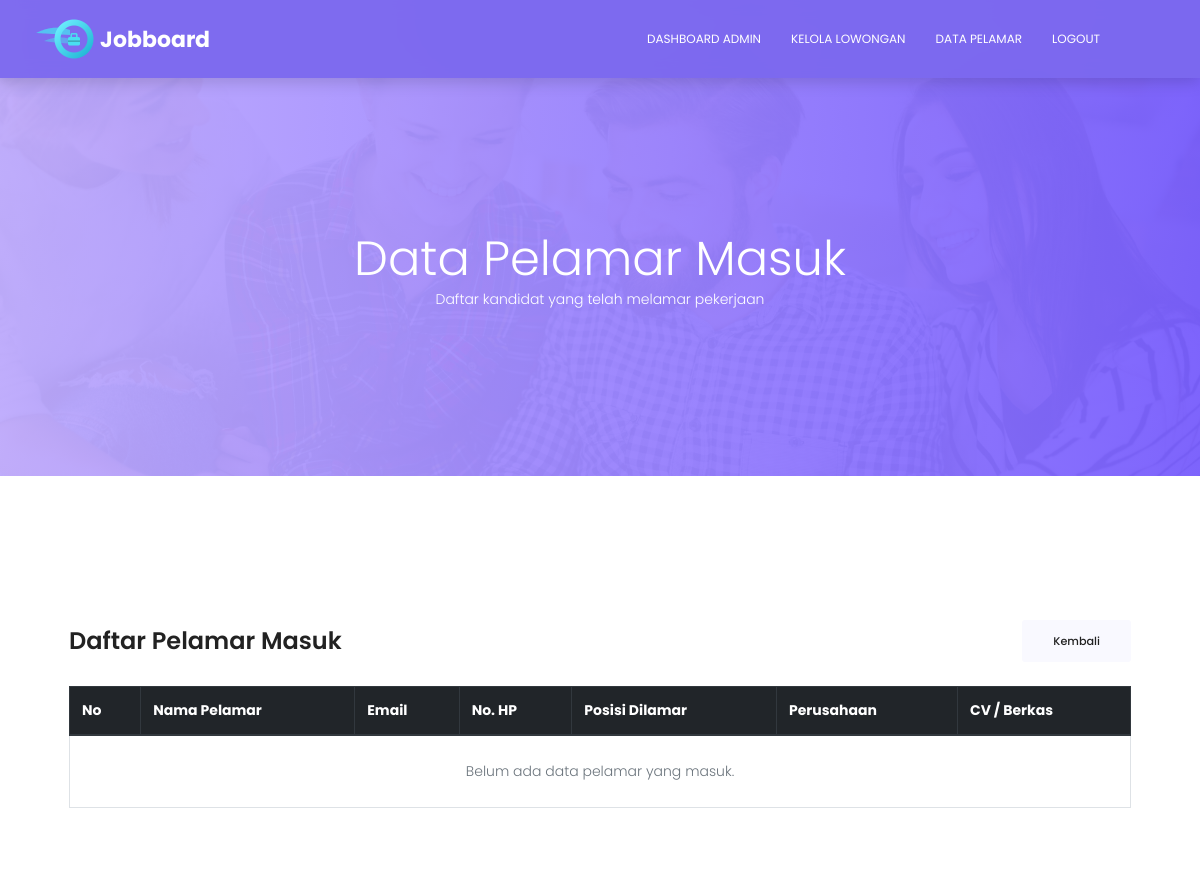
The app's page /data_pelamar.php (signed in), older data.
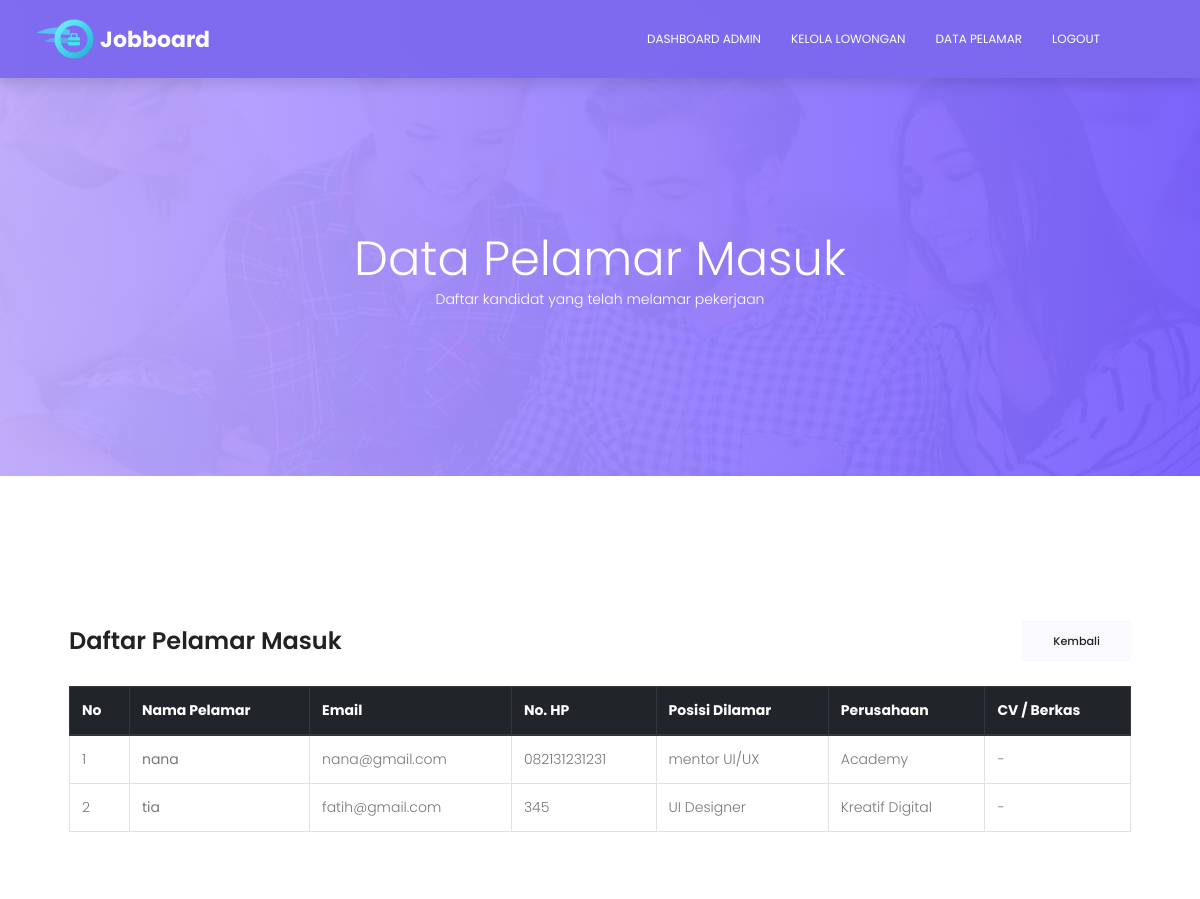
The same page, newer data.
### tables this page shows
CREATE TABLE `lamaran` (
  `id_lamaran` int(11) NOT NULL,
  `id_user` int(11) NOT NULL,
  `id_job` int(11) NOT NULL,
  `status` enum('Menunggu','Diproses','Diterima','Ditolak') DEFAULT 'Menunggu',
  `tanggal_lamar` timestamp NOT NULL DEFAULT current_timestamp()
);

CREATE TABLE `users` (
  `id` int(11) NOT NULL,
  `nama` varchar(100) NOT NULL,
  `email` varchar(100) NOT NULL,
  `no_hp` varchar(20) NOT NULL,
  `password` varchar(255) NOT NULL,
  `created_at` timestamp NOT NULL DEFAULT current_timestamp()
);

CREATE TABLE `jobs` (
  `id` int(11) NOT NULL,
  `judul_posisi` varchar(150) NOT NULL,
  `nama_perusahaan` varchar(150) NOT NULL,
  `deskripsi` text NOT NULL,
  `persyaratan` text DEFAULT NULL,
  `lokasi` varchar(100) NOT NULL,
  `kategori` varchar(100) NOT NULL,
  `category_id` int(11) DEFAULT NULL,
  `tipe` varchar(50) NOT NULL,
  `gaji_min` bigint(20) DEFAULT 0,
  `gaji_max` bigint(20) DEFAULT 0,
  `status` enum('Buka','Tutup') DEFAULT 'Buka',
  `created_at` timestamp NOT NULL DEFAULT current_timestamp()
);

### data_pelamar.php (the view, shortened to what this page needs)
<?php
include 'koneksi.php';
$cek_tabel = mysqli_query($conn, "SHOW TABLES LIKE 'lamaran'");
$query = false;
if ($cek_tabel && mysqli_num_rows($cek_tabel) > 0) {
    $query = mysqli_query($conn, "
        SELECT
            lamaran.*,
            users.nama AS nama_pelamar,
            users.email,
            users.no_hp,
            jobs.judul_posisi,
            jobs.nama_perusahaan
        FROM lamaran
        LEFT JOIN users ON lamaran.id_user = users.id
        LEFT JOIN jobs ON lamaran.id_job = jobs.id
        ORDER BY lamaran.id_lamaran DESC
    ");
}
?>
<!DOCTYPE html>
<html lang="id" class="no-js">
<head>
    <link rel="stylesheet" href="css/linearicons.css">
    <link rel="stylesheet" href="css/font-awesome.min.css">
    <link rel="stylesheet" href="css/bootstrap.css">
    <link rel="stylesheet" href="css/magnific-popup.css">
    <link rel="stylesheet" href="css/nice-select.css">
    <link rel="stylesheet" href="css/animate.min.css">
    <link rel="stylesheet" href="css/owl.carousel.css">
    <link rel="stylesheet" href="css/main.css">
</head>
<body>
    <header id="header">
        <div class="container">
            <div class="row align-items-center justify-content-between d-flex">
                <div id="logo">
                    <a href="index.php"><img src="img/logo.png" alt="JobBoard" title="" /></a>
                </div>
                <nav id="nav-menu-container">
                    <ul class="nav-menu">
                        <li><a href="dashboard_admin.php">Dashboard Admin</a></li>
                        <li><a href="kelola_lowongan.php">Kelola Lowongan</a></li>
                        <li class="menu-active"><a href="data_pelamar.php">Data Pelamar</a></li>
                        <li><a href="#" data-toggle="modal" data-target="#modalLogout">Logout</a></li>
                    </ul>
                </nav>
            </div>
        </div>
    </header>
    <section class="banner-area relative" id="home">
        <div class="overlay overlay-bg"></div>
        <div class="container">
            <div class="row d-flex align-items-center justify-content-center" style="min-height: 280px; padding-top: 80px;">
                <div class="about-content col-lg-12 text-center">
                    <h1 class="text-white">Data Pelamar Masuk</h1>
                    <p class="text-white">Daftar kandidat yang telah melamar pekerjaan</p>
                </div>
            </div>
        </div>
    </section>
    <section class="post-area section-gap">
        <div class="container">
            <div class="bg-white p-4 rounded shadow-sm">
                <div class="d-flex justify-content-between align-items-center mb-4 flex-wrap">
                    <h3 class="mb-2 mb-md-0">Daftar Pelamar Masuk</h3>
                    <a href="dashboard_admin.php" class="genric-btn default radius">Kembali</a>
                </div>
                <div class="table-responsive">
                    <table class="table table-bordered table-hover align-middle">
                        <thead class="thead-dark">
                            <tr>
                                <th>No</th>
                                <th>Nama Pelamar</th>
                                <th>Email</th>
                                <th>No. HP</th>
                                <th>Posisi Dilamar</th>
                                <th>Perusahaan</th>
                                <th>CV / Berkas</th>
                            </tr>
                        </thead>
                        <tbody>
                            <?php if ($query && mysqli_num_rows($query) > 0): ?>
                                <?php $no = 1; while ($row = mysqli_fetch_assoc($query)): ?>
                                <tr>
                                    <td><?= $no++ ?></td>
                                    <td><strong><?= htmlspecialchars($row['nama_pelamar'] ?? '-') ?></strong></td>
                                    <td><?= htmlspecialchars($row['email'] ?? '-') ?></td>
                                    <td><?= htmlspecialchars($row['no_hp'] ?? '-') ?></td>
                                    <td><?= htmlspecialchars($row['judul_posisi'] ?? '-') ?></td>
                                    <td><?= htmlspecialchars($row['nama_perusahaan'] ?? '-') ?></td>
                                    <td>
                                        <?php if (!empty($row['cv'])): ?>
                                            <a href="uploads/<?= htmlspecialchars($row['cv']) ?>" target="_blank" class="btn btn-info btn-sm">Lihat CV</a>
                                        <?php else: ?>
                                            <span class="text-muted">-</span>
                                        <?php endif; ?>
                                    </td>
                                </tr>
                                <?php endwhile; ?>
                            <?php else: ?>
                                <tr>
                                    <td colspan="7" class="text-center text-muted py-4">Belum ada data pelamar yang masuk.</td>
                                </tr>
                            <?php endif; ?>
                        </tbody>
                    </table>
                </div>
            </div>
        </div>
    </section>
</body>
</html>

### css/main.css (style rules this page uses)
body { color: #777777; font-family: "Poppins", sans-serif; font-size: 14px; font-weight: 300; line-height: 1.625em; position: relative; }
ol, ul { margin: 0; padding: 0; list-style: none; }
a { -webkit-transition: all 0.3s ease 0s; -moz-transition: all 0.3s ease 0s; -o-transition: all 0.3s ease 0s; transition: all 0.3s ease 0s; }
a, a:focus, a:hover { text-decoration: none; outline: 0; }
h1, h2, h3, h4, h5, h6 { font-family: "Poppins", sans-serif; color: #222222; line-height: 1.2em !important; margin-bottom: 0; margin-top: 0; font-weight: 600; }
h1, .h1 { font-size: 36px; }
h3, .h3 { font-size: 24px; }
td, th { border-radius: 0px; }
.text-white { color: #fff; }
.text-center { text-align: center; }
.flex-wrap { -webkit-flex-wrap: wrap; -moz-flex-wrap: wrap; -ms-flex-wrap: wrap; flex-wrap: wrap; }
.relative { position: relative; }
.overlay { position: absolute; left: 0; right: 0; top: 0; bottom: 0; }
h1 { font-size: 36px; }
h3 { font-size: 24px; }
h1, h2, h3, h4, h5, h6 { line-height: 1.5em; }
.genric-btn { display: inline-block; outline: none; line-height: 40px; padding: 0 30px; font-size: .8em; text-align: center; text-decoration: none; font-weight: 500; cursor: pointer; -webkit-transition: all 0.3s ease 0s; -moz-transition: all 0.3s ease 0s; -o-transition: all 0.3s ease 0s; transition: all 0.3s ease 0s; }
.genric-btn.radius { border-radius: 3px; }
.genric-btn.default { color: #222222; background: #f9f9ff; border: 1px solid transparent; }
#header { padding: 14px 0; position: fixed; left: 0; top: 0; right: 0; transition: all 0.5s; z-index: 997; }
#header #logo img { padding: 0; margin: 0; }
.nav-menu, .nav-menu * { margin: 0; padding: 0; list-style: none; }
.nav-menu li { position: relative; white-space: nowrap; }
.nav-menu > li { float: left; }
#nav-menu-container { margin: 0; }
@media (min-width: 1024px) { #nav-menu-container { padding-right: 60px; } }
.nav-menu a { padding: 6px 10px; text-decoration: none; display: inline-block; color: #fff; font-weight: 400; font-size: 12px; text-transform: uppercase; outline: none; }
.nav-menu > li { margin-left: 10px; }
.section-gap { padding: 120px 0; }
.p1-gradient-bg, .banner-area .overlay-bg, .sidebar .single-slidebar .cat-list li:hover, .callto-action-area, .single-price:hover .price-bottom, .single-service:hover, .submit-right, .submit-left, .contact-btns, .form-area .primary-btn { background-image: -moz-linear-gradient(0deg, #bfacff 0%, #795fff 100%); background-image: -webkit-linear-gradient(0deg, #bfacff 0%, #795fff 100%); background-image: -ms-linear-gradient(0deg, #bfacff 0%, #795fff 100%); }
.banner-area { background: url(../img/header-bg.jpg) center; background-size: cover; }
.banner-area .overlay-bg { opacity: .95; }
.about-content { padding: 150px 0px; text-align: center; }
.about-content h1 { font-size: 48px; font-weight: 300; }

### data_pelamar.php (style rules this page uses)
#header { position: fixed !important; top: 0; left: 0; width: 100%; z-index: 9999 !important; background-color: rgba(124, 105, 239, 0.95) !important; backdrop-filter: blur(8px); padding: 15px 0 !important; box-shadow: 0 4px 15px rgba(0, 0, 0, 0.15) !important; }

Row changes from the older to the newer data that the page shows:
added lamaran: id_user.nama "nana", id_user.email "nana@gmail.com", id_user.no_hp "082131231231", id_job.judul_posisi "mentor UI/UX", id_job.nama_perusahaan "Academy"
added lamaran: id_user.nama "tia", id_user.email "fatih@gmail.com", id_user.no_hp "345", id_job.judul_posisi "UI Designer", id_job.nama_perusahaan "Kreatif Digital"
Text that changed along with them:
text no longer shown: "Belum ada data pelamar yang masuk."
